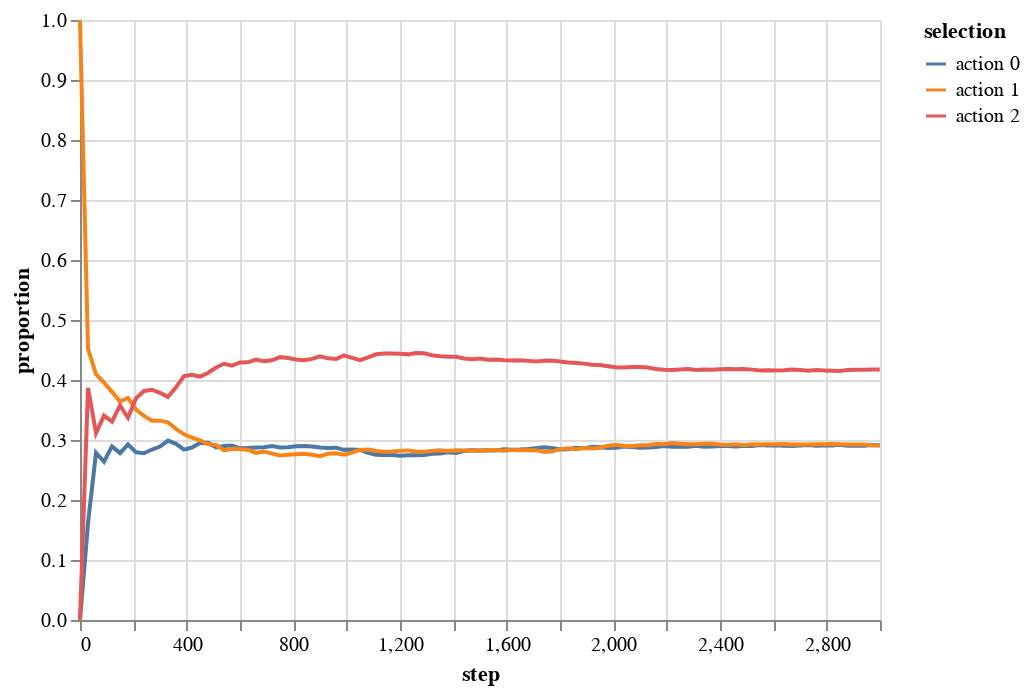

Source (notebook cell):
### Code cell
env.altair_action_history(name='softmax')

### Figure 1 — Vega-Lite specification as saved in the notebook (floating-point values rounded to 4 significant figures; data arrays with more than 128 entries replaced by an {"elided": "..."} marker saying what was removed)
{"config": {"view": {"continuousWidth": 400, "continuousHeight": 300}}, "data": {"name": "data-abc36d1fad3268b4049aa77c3ab09c3b"}, "mark": "line", "encoding": {"color": {"type": "nominal", "field": "selection"}, "x": {"type": "quantitative", "field": "step"}, "y": {"type": "quantitative", "field": "proportion"}}, "$schema": "https://vega.github.io/schema/vega-lite/v4.8.1.json", "datasets": {"data-abc36d1fad3268b4049aa77c3ab09c3b": {"elided": "303 records"}}}
